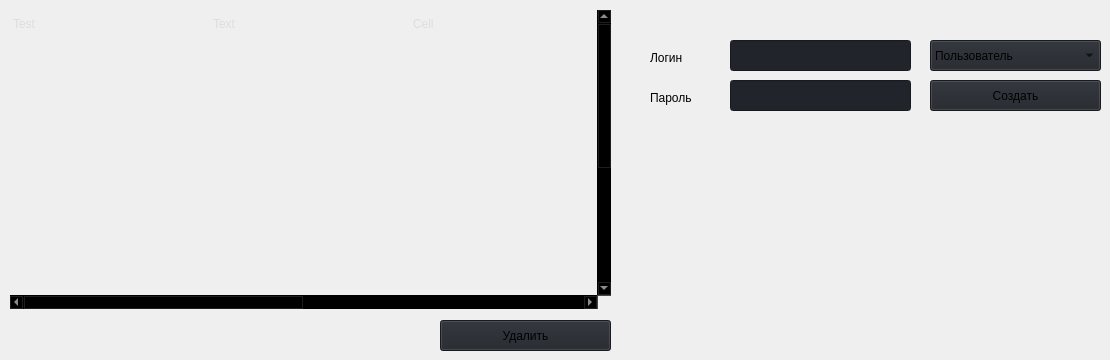
                     <widget class="QWidget" name="adduser_page">
                      <widget class="QTableWidget" name="adduser_user_table">
                       <property name="geometry">
                        <rect>
                         <x>10</x>
                         <y>10</y>
                         <width>601</width>
                         <height>299</height>
                        </rect>
                       </property>
                       <property name="sizePolicy">
                        <sizepolicy hsizetype="Expanding" vsizetype="Expanding">
                         <horstretch>0</horstretch>
                         <verstretch>0</verstretch>
                        </sizepolicy>
                       </property>
                       <property name="palette">
                        <palette>
                         <active>
                          <colorrole role="WindowText">
                           <brush brushstyle="SolidPattern">
                            <color alpha="255">
                             <red>221</red>
                             <green>221</green>
                             <blue>221</blue>
                            </color>
                           </brush>
                          </colorrole>
                          <colorrole role="Button">
                           <brush brushstyle="SolidPattern">
                            <color alpha="0">
                             <red>0</red>
                             <green>0</green>
                             <blue>0</blue>
                            </color>
                           </brush>
                          </colorrole>
                          <colorrole role="Text">
                           <brush brushstyle="SolidPattern">
                            <color alpha="255">
                             <red>221</red>
                             <green>221</green>
                             <blue>221</blue>
                            </color>
                           </brush>
                          </colorrole>
                          <colorrole role="ButtonText">
                           <brush brushstyle="SolidPattern">
                            <color alpha="255">
                             <red>221</red>
                             <green>221</green>
                             <blue>221</blue>
                            </color>
                           </brush>
                          </colorrole>
                          <colorrole role="Base">
                           <brush brushstyle="NoBrush">
                            <color alpha="255">
                             <red>0</red>
                             <green>0</green>
                             <blue>0</blue>
                            </color>
                           </brush>
                          </colorrole>
                          <colorrole role="Window">
                           <brush brushstyle="SolidPattern">
                            <color alpha="0">
                             <red>0</red>
                             <green>0</green>
                             <blue>0</blue>
                            </color>
                           </brush>
                          </colorrole>
                          <colorrole role="PlaceholderText">
                           <brush brushstyle="SolidPattern">
                            <color alpha="128">
                             <red>221</red>
                             <green>221</green>
                             <blue>221</blue>
                            </color>
                           </brush>
                          </colorrole>
                         </active>
                         <inactive>
                          <colorrole role="WindowText">
                           <brush brushstyle="SolidPattern">
                            <color alpha="255">
                             <red>221</red>
                             <green>221</green>
                             <blue>221</blue>
                            </color>
                           </brush>
                          </colorrole>
                          <colorrole role="Button">
                           <brush brushstyle="SolidPattern">
                            <color alpha="0">
                             <red>0</red>
                             <green>0</green>
                             <blue>0</blue>
                            </color>
                           </brush>
                          </colorrole>
                          <colorrole role="Text">
                           <brush brushstyle="SolidPattern">
                            <color alpha="255">
                             <red>221</red>
                             <green>221</green>
                             <blue>221</blue>
                            </color>
                           </brush>
                          </colorrole>
                          <colorrole role="ButtonText">
                           <brush brushstyle="SolidPattern">
                            <color alpha="255">
                             <red>221</red>
                             <green>221</green>
                             <blue>221</blue>
                            </color>
                           </brush>
                          </colorrole>
                          <colorrole role="Base">
                           <brush brushstyle="NoBrush">
                            <color alpha="255">
                             <red>0</red>
                             <green>0</green>
                             <blue>0</blue>
                            </color>
                           </brush>
                          </colorrole>
                          <colorrole role="Window">
                           <brush brushstyle="SolidPattern">
                            <color alpha="0">
                             <red>0</red>
                             <green>0</green>
                             <blue>0</blue>
                            </color>
                           </brush>
                          </colorrole>
                          <colorrole role="PlaceholderText">
                           <brush brushstyle="SolidPattern">
                            <color alpha="128">
                             <red>221</red>
                             <green>221</green>
                             <blue>221</blue>
                            </color>
                           </brush>
                          </colorrole>
                         </inactive>
                         <disabled>
                          <colorrole role="WindowText">
                           <brush brushstyle="SolidPattern">
                            <color alpha="255">
                             <red>221</red>
                             <green>221</green>
                             <blue>221</blue>
                            </color>
                           </brush>
                          </colorrole>
                          <colorrole role="Button">
                           <brush brushstyle="SolidPattern">
                            <color alpha="0">
                             <red>0</red>
                             <green>0</green>
                             <blue>0</blue>
                            </color>
                           </brush>
                          </colorrole>
                          <colorrole role="Text">
                           <brush brushstyle="SolidPattern">
                            <color alpha="255">
                             <red>221</red>
                             <green>221</green>
                             <blue>221</blue>
                            </color>
                           </brush>
                          </colorrole>
                          <colorrole role="ButtonText">
                           <brush brushstyle="SolidPattern">
                            <color alpha="255">
                             <red>221</red>
                             <green>221</green>
                             <blue>221</blue>
                            </color>
                           </brush>
                          </colorrole>
                          <colorrole role="Base">
                           <brush brushstyle="NoBrush">
                            <color alpha="255">
                             <red>0</red>
                             <green>0</green>
                             <blue>0</blue>
                            </color>
                           </brush>
                          </colorrole>
                          <colorrole role="Window">
                           <brush brushstyle="SolidPattern">
                            <color alpha="0">
                             <red>0</red>
                             <green>0</green>
                             <blue>0</blue>
                            </color>
                           </brush>
                          </colorrole>
                          <colorrole role="PlaceholderText">
                           <brush brushstyle="SolidPattern">
                            <color alpha="128">
                             <red>221</red>
                             <green>221</green>
                             <blue>221</blue>
                            </color>
                           </brush>
                          </colorrole>
                         </disabled>
                        </palette>
                       </property>
                       <property name="frameShape">
                        <enum>QFrame::Shape::NoFrame</enum>
                       </property>
                       <property name="verticalScrollBarPolicy">
                        <enum>Qt::ScrollBarPolicy::ScrollBarAlwaysOn</enum>
                       </property>
                       <property name="sizeAdjustPolicy">
                        <enum>QAbstractScrollArea::SizeAdjustPolicy::AdjustToContents</enum>
                       </property>
                       <property name="editTriggers">
                        <set>QAbstractItemView::EditTrigger::NoEditTriggers</set>
                       </property>
                       <property name="selectionMode">
                        <enum>QAbstractItemView::SelectionMode::SingleSelection</enum>
                       </property>
                       <property name="selectionBehavior">
                        <enum>QAbstractItemView::SelectionBehavior::SelectRows</enum>
                       </property>
                       <property name="horizontalScrollMode">
                        <enum>QAbstractItemView::ScrollMode::ScrollPerItem</enum>
                       </property>
                       <property name="showGrid">
                        <bool>true</bool>
                       </property>
                       <property name="gridStyle">
                        <enum>Qt::PenStyle::SolidLine</enum>
                       </property>
                       <property name="sortingEnabled">
                        <bool>false</bool>
                       </property>
                       <attribute name="horizontalHeaderVisible">
                        <bool>false</bool>
                       </attribute>
                       <attribute name="horizontalHeaderCascadingSectionResizes">
                        <bool>true</bool>
                       </attribute>
                       <attribute name="horizontalHeaderDefaultSectionSize">
                        <number>200</number>
                       </attribute>
                       <attribute name="horizontalHeaderStretchLastSection">
                        <bool>true</bool>
                       </attribute>
                       <attribute name="verticalHeaderVisible">
                        <bool>false</bool>
                       </attribute>
                       <attribute name="verticalHeaderCascadingSectionResizes">
                        <bool>false</bool>
                       </attribute>
                       <attribute name="verticalHeaderHighlightSections">
                        <bool>false</bool>
                       </attribute>
                       <attribute name="verticalHeaderStretchLastSection">
                        <bool>true</bool>
                       </attribute>
                       <row>
                        <property name="text">
                         <string>New Row</string>
                        </property>
                        <property name="font">
                         <font>
                          <family>Segoe UI</family>
                         </font>
                        </property>
                       </row>
                       <row>
                        <property name="text">
                         <string>New Row</string>
                        </property>
                       </row>
                       <row>
                        <property name="text">
                         <string>New Row</string>
                        </property>
                       </row>
                       <row>
                        <property name="text">
                         <string>New Row</string>
                        </property>
                       </row>
                       <row>
                        <property name="text">
                         <string>New Row</string>
                        </property>
                       </row>
                       <row>
                        <property name="text">
                         <string>New Row</string>
                        </property>
                       </row>
                       <row>
                        <property name="text">
                         <string>New Row</string>
                        </property>
                       </row>
                       <row>
                        <property name="text">
                         <string>New Row</string>
                        </property>
                       </row>
                       <row>
                        <property name="text">
                         <string>New Row</string>
                        </property>
                       </row>
                       <row>
                        <property name="text">
                         <string>New Row</string>
                        </property>
                       </row>
                       <row>
                        <property name="text">
                         <string>New Row</string>
                        </property>
                       </row>
                       <row>
                        <property name="text">
                         <string>New Row</string>
                        </property>
                       </row>
                       <row>
                        <property name="text">
                         <string>New Row</string>
                        </property>
                       </row>
                       <row>
                        <property name="text">
                         <string>New Row</string>
                        </property>
                       </row>
                       <row>
                        <property name="text">
                         <string>New Row</string>
                        </property>
                       </row>
                       <row>
                        <property name="text">
                         <string>New Row</string>
                        </property>
                       </row>
                       <column>
                        <property name="text">
                         <string>0</string>
                        </property>
                       </column>
                       <column>
                        <property name="text">
                         <string>1</string>
                        </property>
                       </column>
                       <column>
                        <property name="text">
                         <string>2</string>
                        </property>
                       </column>
                       <column>
                        <property name="text">
                         <string>3</string>
                        </property>
                       </column>
                       <item row="0" column="0">
                        <property name="text">
                         <string>Test</string>
                        </property>
                       </item>
                       <item row="0" column="1">
                        <property name="text">
                         <string>Text</string>
                        </property>
                       </item>
                       <item row="0" column="2">
                        <property name="text">
                         <string>Cell</string>
                        </property>
                       </item>
                       <item row="0" column="3">
                        <property name="text">
                         <string>Line</string>
                        </property>
                       </item>
                      </widget>
                      <widget class="QPushButton" name="adduser_button_create">
                       <property name="geometry">
                        <rect>
                         <x>930</x>
                         <y>80</y>
                         <width>171</width>
                         <height>31</height>
                        </rect>
                       </property>
                       <property name="styleSheet">
                        <string notr="true">background-color: rgb(33, 37, 43);</string>
                       </property>
                       <property name="text">
                        <string>Создать</string>
                       </property>
                      </widget>
                      <widget class="QLineEdit" name="adduser_login">
                       <property name="geometry">
                        <rect>
                         <x>730</x>
                         <y>40</y>
                         <width>181</width>
                         <height>31</height>
                        </rect>
                       </property>
                       <property name="minimumSize">
                        <size>
                         <width>0</width>
                         <height>30</height>
                        </size>
                       </property>
                       <property name="styleSheet">
                        <string notr="true">background-color: rgb(33, 37, 43);</string>
                       </property>
                       <property name="text">
                        <string/>
                       </property>
                       <property name="placeholderText">
                        <string/>
                       </property>
                      </widget>
                      <widget class="QComboBox" name="adduser_select_role">
                       <property name="geometry">
                        <rect>
                         <x>930</x>
                         <y>40</y>
                         <width>171</width>
                         <height>31</height>
                        </rect>
                       </property>
                       <property name="styleSheet">
                        <string notr="true">background-color: rgb(33, 37, 43);</string>
                       </property>
                       <property name="placeholderText">
                        <string notr="true" comment="123" extracomment="123"/>
                       </property>
                       <item>
                        <property name="text">
                         <string>Пользователь</string>
                        </property>
                       </item>
                       <item>
                        <property name="text">
                         <string>Администратор</string>
                        </property>
                       </item>
                      </widget>
                      <widget class="QLineEdit" name="adduser_password">
                       <property name="geometry">
                        <rect>
                         <x>730</x>
                         <y>80</y>
                         <width>181</width>
                         <height>31</height>
                        </rect>
                       </property>
                       <property name="minimumSize">
                        <size>
                         <width>0</width>
                         <height>30</height>
                        </size>
                       </property>
                       <property name="styleSheet">
                        <string notr="true">background-color: rgb(33, 37, 43);</string>
                       </property>
                       <property name="text">
                        <string/>
                       </property>
                       <property name="placeholderText">
                        <string/>
                       </property>
                      </widget>
                      <widget class="QPushButton" name="adduser_button_delete">
                       <property name="geometry">
                        <rect>
                         <x>440</x>
                         <y>320</y>
                         <width>171</width>
                         <height>31</height>
                        </rect>
                       </property>
                       <property name="styleSheet">
                        <string notr="true">background-color: rgb(33, 37, 43);</string>
                       </property>
                       <property name="text">
                        <string>Удалить</string>
                       </property>
                      </widget>
                      <widget class="QLabel" name="login">
                       <property name="geometry">
                        <rect>
                         <x>650</x>
                         <y>50</y>
                         <width>71</width>
                         <height>16</height>
                        </rect>
                       </property>
                       <property name="text">
                        <string>Логин</string>
                       </property>
                      </widget>
                      <widget class="QLabel" name="password">
                       <property name="geometry">
                        <rect>
                         <x>650</x>
                         <y>90</y>
                         <width>71</width>
                         <height>16</height>
                        </rect>
                       </property>
                       <property name="text">
                        <string>Пароль</string>
                       </property>
                      </widget>
                     </widget>
